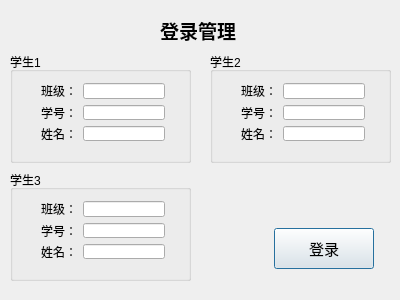
<?xml version="1.0" encoding="UTF-8"?>
<ui version="4.0">
 <class>Dialog</class>
 <widget class="QDialog" name="Dialog">
  <property name="geometry">
   <rect>
    <x>0</x>
    <y>0</y>
    <width>400</width>
    <height>300</height>
   </rect>
  </property>
  <property name="minimumSize">
   <size>
    <width>400</width>
    <height>300</height>
   </size>
  </property>
  <property name="maximumSize">
   <size>
    <width>400</width>
    <height>300</height>
   </size>
  </property>
  <property name="windowTitle">
   <string>Dialog</string>
  </property>
  <widget class="QLabel" name="TitleLabel">
   <property name="geometry">
    <rect>
     <x>160</x>
     <y>10</y>
     <width>81</width>
     <height>41</height>
    </rect>
   </property>
   <property name="font">
    <font>
     <family>新宋体</family>
     <pointsize>14</pointsize>
     <weight>75</weight>
     <italic>false</italic>
     <bold>true</bold>
    </font>
   </property>
   <property name="text">
    <string>登录管理</string>
   </property>
  </widget>
  <widget class="QGroupBox" name="StuGBox_1">
   <property name="geometry">
    <rect>
     <x>10</x>
     <y>52</y>
     <width>181</width>
     <height>111</height>
    </rect>
   </property>
   <property name="font">
    <font>
     <weight>50</weight>
     <bold>false</bold>
    </font>
   </property>
   <property name="title">
    <string>学生1</string>
   </property>
   <widget class="QWidget" name="layoutWidget">
    <property name="geometry">
     <rect>
      <x>20</x>
      <y>20</y>
      <width>146</width>
      <height>80</height>
     </rect>
    </property>
    <layout class="QVBoxLayout" name="verticalLayout">
     <item>
      <layout class="QHBoxLayout" name="horizontalLayout">
       <item>
        <widget class="QLabel" name="ClassLabel_1">
         <property name="text">
          <string>班级：</string>
         </property>
        </widget>
       </item>
       <item>
        <widget class="QLineEdit" name="ClassLEdit_1">
         <property name="maximumSize">
          <size>
           <width>100</width>
           <height>16777215</height>
          </size>
         </property>
        </widget>
       </item>
      </layout>
     </item>
     <item>
      <layout class="QHBoxLayout" name="horizontalLayout_2">
       <item>
        <widget class="QLabel" name="StuNumLabel_1">
         <property name="text">
          <string>学号：</string>
         </property>
        </widget>
       </item>
       <item>
        <widget class="QLineEdit" name="StuNumLEdit_1">
         <property name="maximumSize">
          <size>
           <width>100</width>
           <height>16777215</height>
          </size>
         </property>
        </widget>
       </item>
      </layout>
     </item>
     <item>
      <layout class="QHBoxLayout" name="horizontalLayout_3">
       <item>
        <widget class="QLabel" name="StuNameLabel_1">
         <property name="text">
          <string>姓名：</string>
         </property>
        </widget>
       </item>
       <item>
        <widget class="QLineEdit" name="StuNameLEdit_1">
         <property name="maximumSize">
          <size>
           <width>100</width>
           <height>16777215</height>
          </size>
         </property>
        </widget>
       </item>
      </layout>
     </item>
    </layout>
   </widget>
  </widget>
  <widget class="QGroupBox" name="StuGBox_2">
   <property name="geometry">
    <rect>
     <x>210</x>
     <y>52</y>
     <width>181</width>
     <height>111</height>
    </rect>
   </property>
   <property name="title">
    <string>学生2</string>
   </property>
   <widget class="QWidget" name="layoutWidget">
    <property name="geometry">
     <rect>
      <x>20</x>
      <y>20</y>
      <width>146</width>
      <height>80</height>
     </rect>
    </property>
    <layout class="QVBoxLayout" name="verticalLayout_2">
     <item>
      <layout class="QHBoxLayout" name="horizontalLayout_4">
       <item>
        <widget class="QLabel" name="ClassLabel_2">
         <property name="text">
          <string>班级：</string>
         </property>
        </widget>
       </item>
       <item>
        <widget class="QLineEdit" name="ClassLEdit_2">
         <property name="maximumSize">
          <size>
           <width>100</width>
           <height>16777215</height>
          </size>
         </property>
        </widget>
       </item>
      </layout>
     </item>
     <item>
      <layout class="QHBoxLayout" name="horizontalLayout_5">
       <item>
        <widget class="QLabel" name="StuNumLabel_2">
         <property name="text">
          <string>学号：</string>
         </property>
        </widget>
       </item>
       <item>
        <widget class="QLineEdit" name="StuNumLEdit_2">
         <property name="maximumSize">
          <size>
           <width>100</width>
           <height>16777215</height>
          </size>
         </property>
        </widget>
       </item>
      </layout>
     </item>
     <item>
      <layout class="QHBoxLayout" name="horizontalLayout_6">
       <item>
        <widget class="QLabel" name="StuNameLabel_2">
         <property name="text">
          <string>姓名：</string>
         </property>
        </widget>
       </item>
       <item>
        <widget class="QLineEdit" name="StuNameLEdit_2">
         <property name="maximumSize">
          <size>
           <width>100</width>
           <height>16777215</height>
          </size>
         </property>
        </widget>
       </item>
      </layout>
     </item>
    </layout>
   </widget>
  </widget>
  <widget class="QGroupBox" name="StuGBox_3">
   <property name="geometry">
    <rect>
     <x>10</x>
     <y>170</y>
     <width>181</width>
     <height>111</height>
    </rect>
   </property>
   <property name="title">
    <string>学生3</string>
   </property>
   <widget class="QWidget" name="layoutWidget_2">
    <property name="geometry">
     <rect>
      <x>20</x>
      <y>20</y>
      <width>146</width>
      <height>80</height>
     </rect>
    </property>
    <layout class="QVBoxLayout" name="verticalLayout_3">
     <item>
      <layout class="QHBoxLayout" name="horizontalLayout_7">
       <item>
        <widget class="QLabel" name="ClassLabel_3">
         <property name="text">
          <string>班级：</string>
         </property>
        </widget>
       </item>
       <item>
        <widget class="QLineEdit" name="ClassLEdit_3">
         <property name="maximumSize">
          <size>
           <width>100</width>
           <height>16777215</height>
          </size>
         </property>
        </widget>
       </item>
      </layout>
     </item>
     <item>
      <layout class="QHBoxLayout" name="horizontalLayout_8">
       <item>
        <widget class="QLabel" name="StuNumLabel_3">
         <property name="text">
          <string>学号：</string>
         </property>
        </widget>
       </item>
       <item>
        <widget class="QLineEdit" name="StuNumLEdit_3">
         <property name="maximumSize">
          <size>
           <width>100</width>
           <height>16777215</height>
          </size>
         </property>
        </widget>
       </item>
      </layout>
     </item>
     <item>
      <layout class="QHBoxLayout" name="horizontalLayout_9">
       <item>
        <widget class="QLabel" name="StuNameLabel_3">
         <property name="text">
          <string>姓名：</string>
         </property>
        </widget>
       </item>
       <item>
        <widget class="QLineEdit" name="StuNameLEdit_3">
         <property name="maximumSize">
          <size>
           <width>100</width>
           <height>16777215</height>
          </size>
         </property>
        </widget>
       </item>
      </layout>
     </item>
    </layout>
   </widget>
  </widget>
  <widget class="QPushButton" name="LogInBtn">
   <property name="geometry">
    <rect>
     <x>274</x>
     <y>228</y>
     <width>100</width>
     <height>41</height>
    </rect>
   </property>
   <property name="font">
    <font>
     <family>宋体</family>
     <pointsize>11</pointsize>
    </font>
   </property>
   <property name="text">
    <string>登录</string>
   </property>
  </widget>
 </widget>
 <layoutdefault spacing="6" margin="11"/>
 <resources/>
 <connections/>
</ui>
